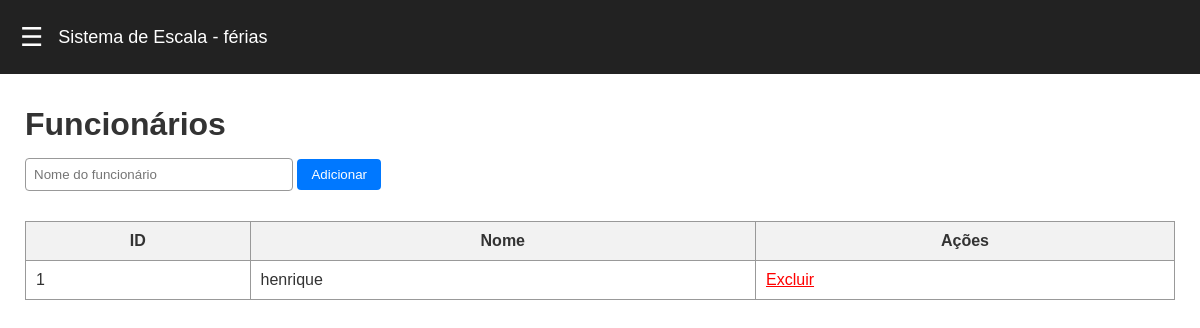
The page /funcionarios on the database as committed earlier.
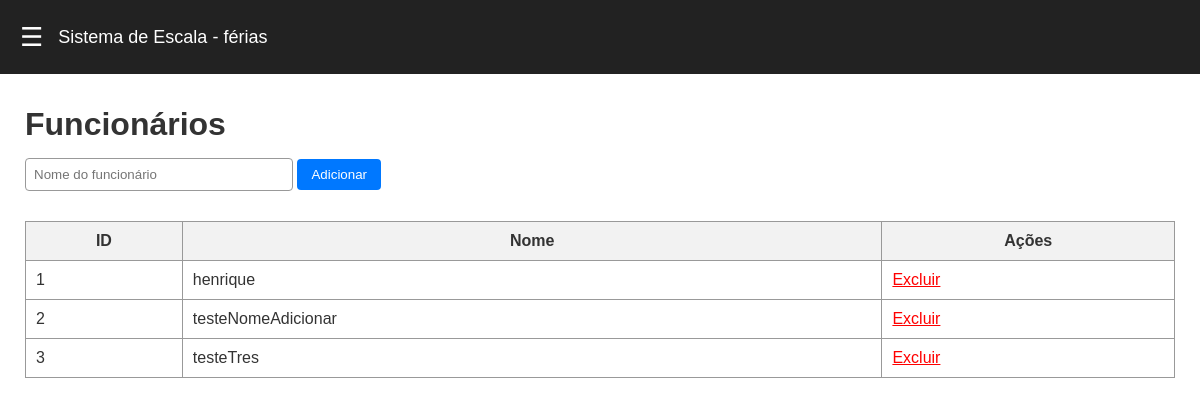
The same page on the database as committed later.
### tables this page shows
CREATE TABLE funcionarios (
            id INTEGER PRIMARY KEY AUTOINCREMENT,
            nome TEXT NOT NULL
        );

### routes/funcionario_routes.py (the view)
@funcionario_bp.route("/funcionarios")
def pagina_funcionarios():
    funcionarios = listar_funcionarios()
    return render_template("funcionarios.html", funcionarios=funcionarios)

### database.py (called while the page is built)
def get_connection():
    return sqlite3.connect(DB_NAME)

### services/funcionario_service.py (called while the page is built)
def listar_funcionarios():
    conn = get_connection()
    cursor = conn.cursor()
    cursor.execute("SELECT id, nome FROM funcionarios ORDER BY nome;")
    dados = cursor.fetchall()
    conn.close()
    return dados

### templates/funcionarios.html
{% extends "base.html" %}
{% block content %}
<h1>Funcionários</h1>
<form action="/adicionar-funcionario" method="POST">
    <input type="text" name="nome" placeholder="Nome do funcionário" required>
    <button type="submit">Adicionar</button>
</form>
<table border="1" cellpadding="8" width="500">
    <tr>
        <th>ID</th>
        <th>Nome</th>
        <th>Ações</th>
    </tr>
    {% for f in funcionarios %}
    <tr>
        <td>{{ f[0] }}</td>
        <td>{{ f[1] }}</td>
        <td>
            <a href="/deletar-funcionario/{{ f[0] }}" style="color:red;">Excluir</a>
        </td>
    </tr>
    {% endfor %}
</table>
{% endblock %}

Rows that differ between the two databases and show on the page:
added funcionarios: id "2", nome "testeNomeAdicionar"
added funcionarios: id "3", nome "testeTres"
